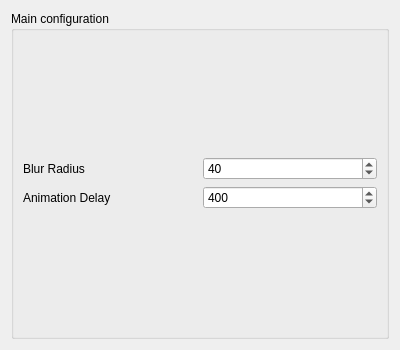
<?xml version="1.0" encoding="UTF-8"?>
<ui version="4.0">
 <class>ForceBlurConfigForm</class>
 <widget class="QWidget" name="ForceBlurConfigForm">
  <property name="geometry">
   <rect>
    <x>0</x>
    <y>0</y>
    <width>400</width>
    <height>350</height>
   </rect>
  </property>
  <property name="minimumSize">
   <size>
    <width>400</width>
    <height>350</height>
   </size>
  </property>
  <property name="windowTitle">
   <string>Form</string>
  </property>
  <layout class="QVBoxLayout" name="verticalLayout_2">
   <item>
    <widget class="QGroupBox" name="groupMatching">
     <property name="title">
      <string>Main configuration</string>
     </property>
     <layout class="QVBoxLayout" name="layoutMatching">
      <item>
       <layout class="QVBoxLayout" name="verticalLayout">
        <item>
         <layout class="QHBoxLayout" name="horizontalLayout_2">
          <item>
           <widget class="QLabel" name="label_2">
            <property name="text">
             <string>Blur Radius</string>
            </property>
           </widget>
          </item>
          <item>
           <widget class="QSpinBox" name="kcfg_blurRadius">
            <property name="minimum">
             <number>1</number>
            </property>
            <property name="maximum">
             <number>100</number>
            </property>
            <property name="value">
             <number>40</number>
            </property>
           </widget>
          </item>
         </layout>
        </item>
        <item>
         <layout class="QHBoxLayout" name="horizontalLayout">
          <item>
           <widget class="QLabel" name="label">
            <property name="text">
             <string>Animation Delay</string>
            </property>
           </widget>
          </item>
          <item>
           <widget class="QSpinBox" name="kcfg_animationDelay">
            <property name="minimum">
             <number>100</number>
            </property>
            <property name="maximum">
             <number>6000</number>
            </property>
            <property name="singleStep">
             <number>50</number>
            </property>
            <property name="value">
             <number>400</number>
            </property>
           </widget>
          </item>
         </layout>
        </item>
       </layout>
      </item>
     </layout>
    </widget>
   </item>
  </layout>
 </widget>
 <resources/>
 <connections/>
</ui>
